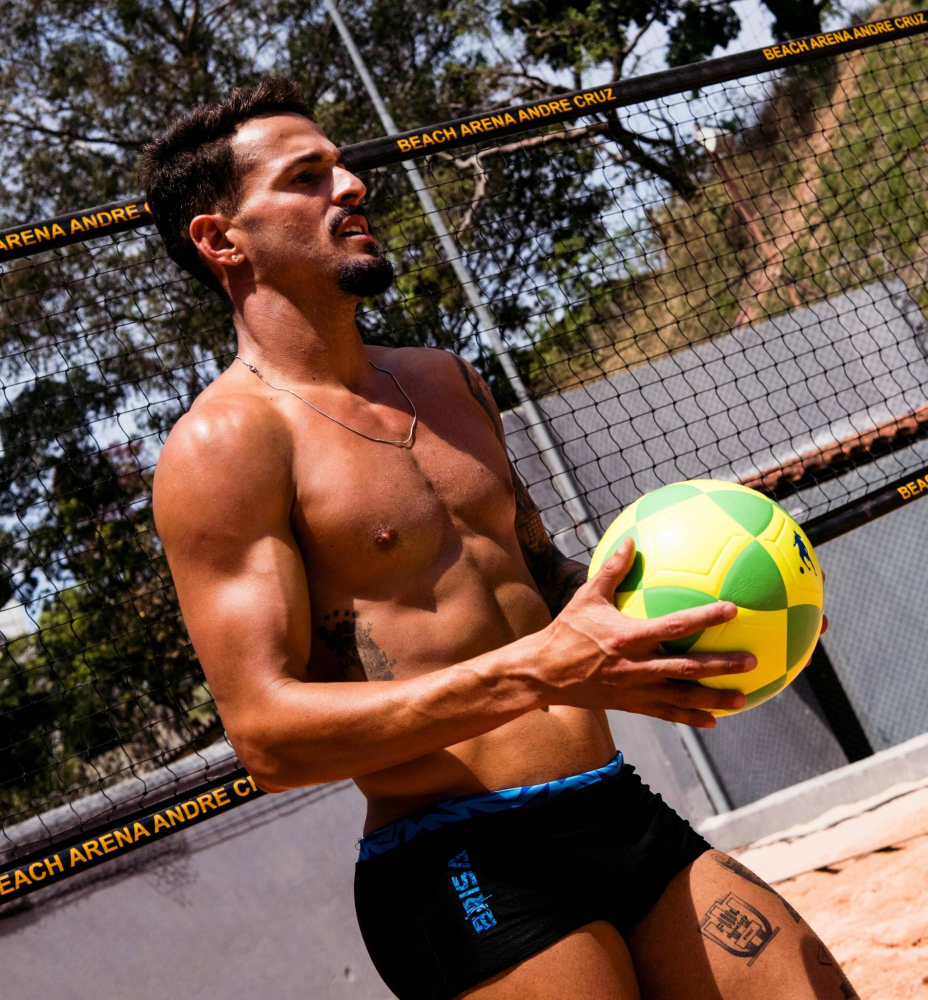
#> input picture sandwalk-black/src/atleta2.jpg, 1855 x 2000 px (shown at 1/2 size)
$ python retouch_ball.py
#> lines starting #> are read from the running program, lines starting #| are printed output that depends on the picture; after the words box and inside, x2 and y2 are one past the last pixel; in counts of white or black regions, pixels touching at a corner belong together
# Removes the third-party brand figure printed on the ball in src/atleta2.jpg (blue player, right side of the ball)
# with OpenCV inpainting limited to that figure's pixels. Nothing else in the photo changes — the athlete is untouched.
# Writes src/atleta2_bola_sem_marca.jpg (lossless PNG too) and rebuilds build/cut2.png from it with the same mask.
import cv2, numpy as np
from PIL import Image
im = cv2.imread('src/atleta2.jpg')
#> im is the input picture: shape (2000, 1855, 3); mean B, G, R 73.8, 86.4, 108.9
x0, y0, x1, y1 = 1572, 1050, 1645, 1160                      # tight box around the printed figure (and its ball)
roi = im[y0:y1, x0:x1].astype(int); b, g, r = roi[..., 0], roi[..., 1], roi[..., 2]
#> after `b, g, r = (roi[..., 0], roi[..., 1], roi[..., 2])`:
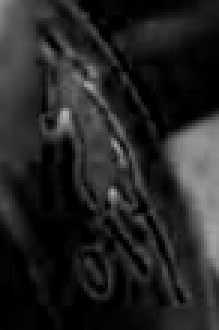
#> b: shape (110, 73) int64 (shown 3 times larger); min 0, max 179, mean 36.3
#> after `b, g, r = (roi[..., 0], roi[..., 1], roi[..., 2])`:
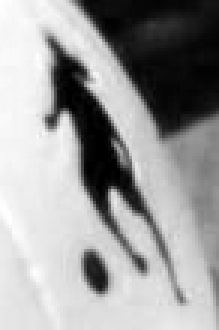
#> r: shape (110, 73) int64 (shown 3 times larger); min 0, max 255, mean 156.7
yellow = (r > 165) & (g > 150) & (b < 140)                     # the ball's own colours inside the box
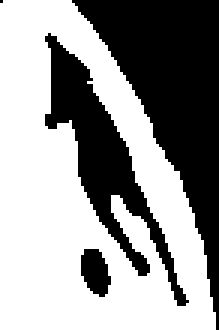
#> yellow: shape (110, 73) bool (shown 3 times larger); 59.4% white; 4 black regions (1 under 20 px), largest, box (x1, y1, x2, y2) and area: (24, 0, 73, 110) 2050, (15, 11, 63, 102) 1096, (27, 83, 37, 99) 116
green = (g > r + 35) & (g > b + 35)
#> green: shape (110, 73) bool; every value is 0
yy, xx = np.mgrid[y0:y1, x0:x1]
inside = (xx - 1410) ** 2 + (yy - 1197) ** 2 < 229 ** 2         # stay inside the ball's outline (centre/radius measured)
logo = ~(yellow | green) & inside                              # the navy ink and its soft edge
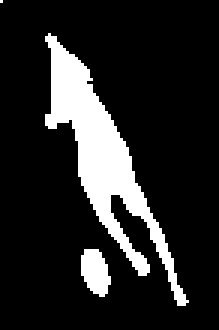
#> logo: shape (110, 73) bool (shown 3 times larger); 15.1% white; 3 white regions (1 under 20 px), largest, box (x1, y1, x2, y2) and area: (15, 11, 63, 102) 1096, (27, 83, 37, 99) 116
logo = logo.astype(np.uint8) * 255
mask = np.zeros(im.shape[:2], np.uint8); mask[y0:y1, x0:x1] = logo
#> after `mask[y0:y1, x0:x1] = logo`:
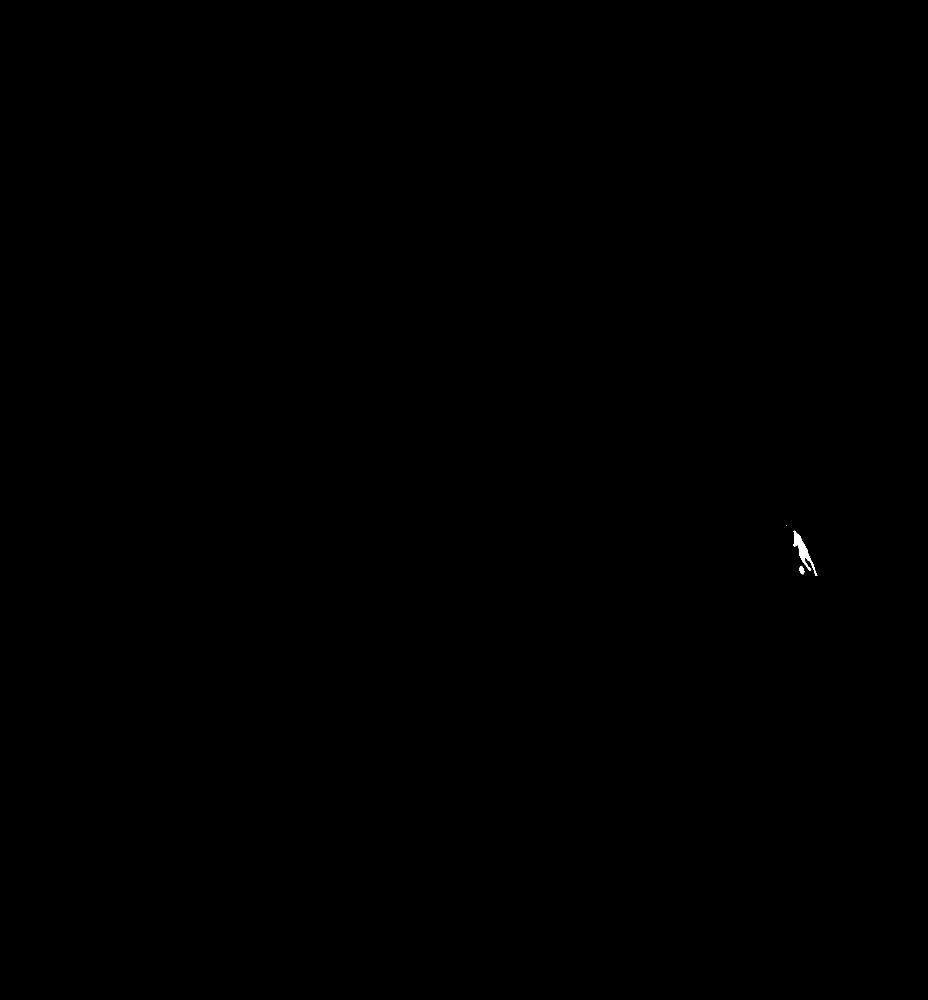
#> mask: shape (2000, 1855) (shown at 1/2 size); 0.03% white; 3 white regions (1 under 20 px), largest, box (x1, y1, x2, y2) and area: (1587, 1061, 1635, 1152) 1096, (1599, 1133, 1609, 1149) 116
mask = cv2.dilate(mask, np.ones((5, 5), np.uint8))
#> mask: shape (2000, 1855); 0.06% white; 2 white regions, box (x1, y1, x2, y2) and area: (1585, 1059, 1637, 1154) 2075, (1570, 1048, 1575, 1053) 25
out = cv2.inpaint(im, mask, 5, cv2.INPAINT_NS)
changed = (np.abs(out.astype(int) - im.astype(int)).sum(2) > 0)
ys, xs = np.nonzero(changed); print('changed px', changed.sum(), 'bbox', xs.min(), xs.max(), ys.min(), ys.max())
#> after `ys, xs = np.nonzero(changed)`: ys = 2100 values from 1048 to 1153; xs = 2100 values, max 1636 at index 2042, min 1570 at index 0, mean 1606.7
#| changed px 2100 bbox 1570 1636 1048 1153
cv2.imwrite('src/atleta2_bola_sem_marca.png', out)
cv2.imwrite('build/ball_mask.png', mask)
rgb = Image.fromarray(cv2.cvtColor(out, cv2.COLOR_BGR2RGB))
m = Image.open('src/mask2.png').convert('L').resize(rgb.size)
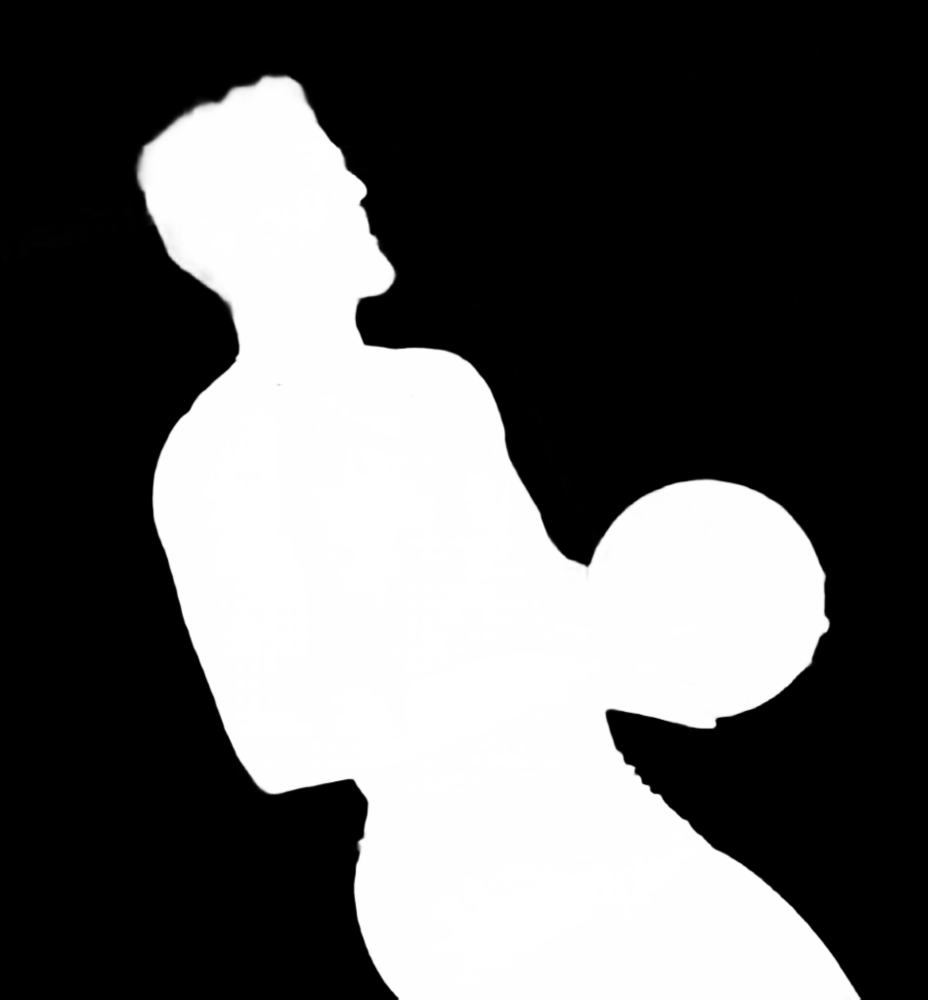
#> input picture sandwalk-black/src/mask2.png, 1855 x 2000 px (shown at 1/2 size)
#> m is the input picture: PIL image 1855x2000 L; min 0, max 255, mean 93
rgb.putalpha(m); rgb.save('build/cut2.png')
#> after `rgb.putalpha(m)`:
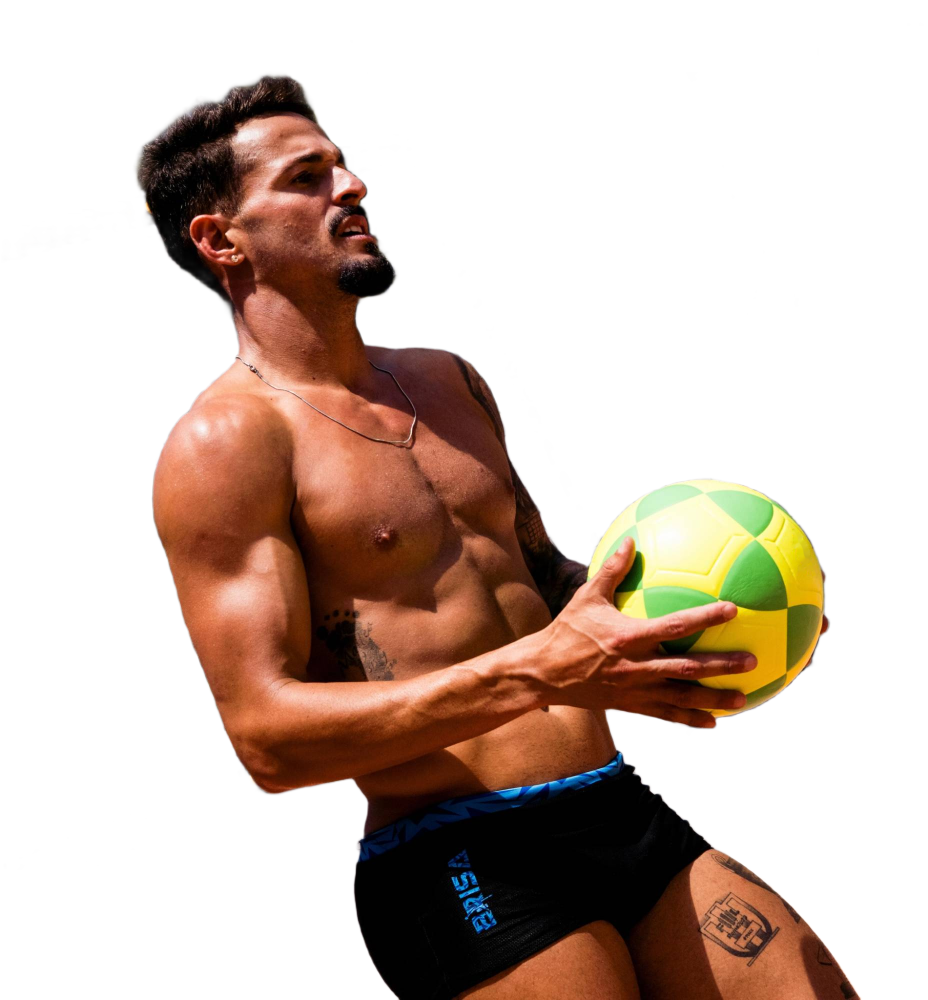
#> rgb: PIL image 1855x2000 RGBA (shown at 1/2 size); mean R, G, B, A 109, 86.5, 73.8, 93; transparent parts drawn white
